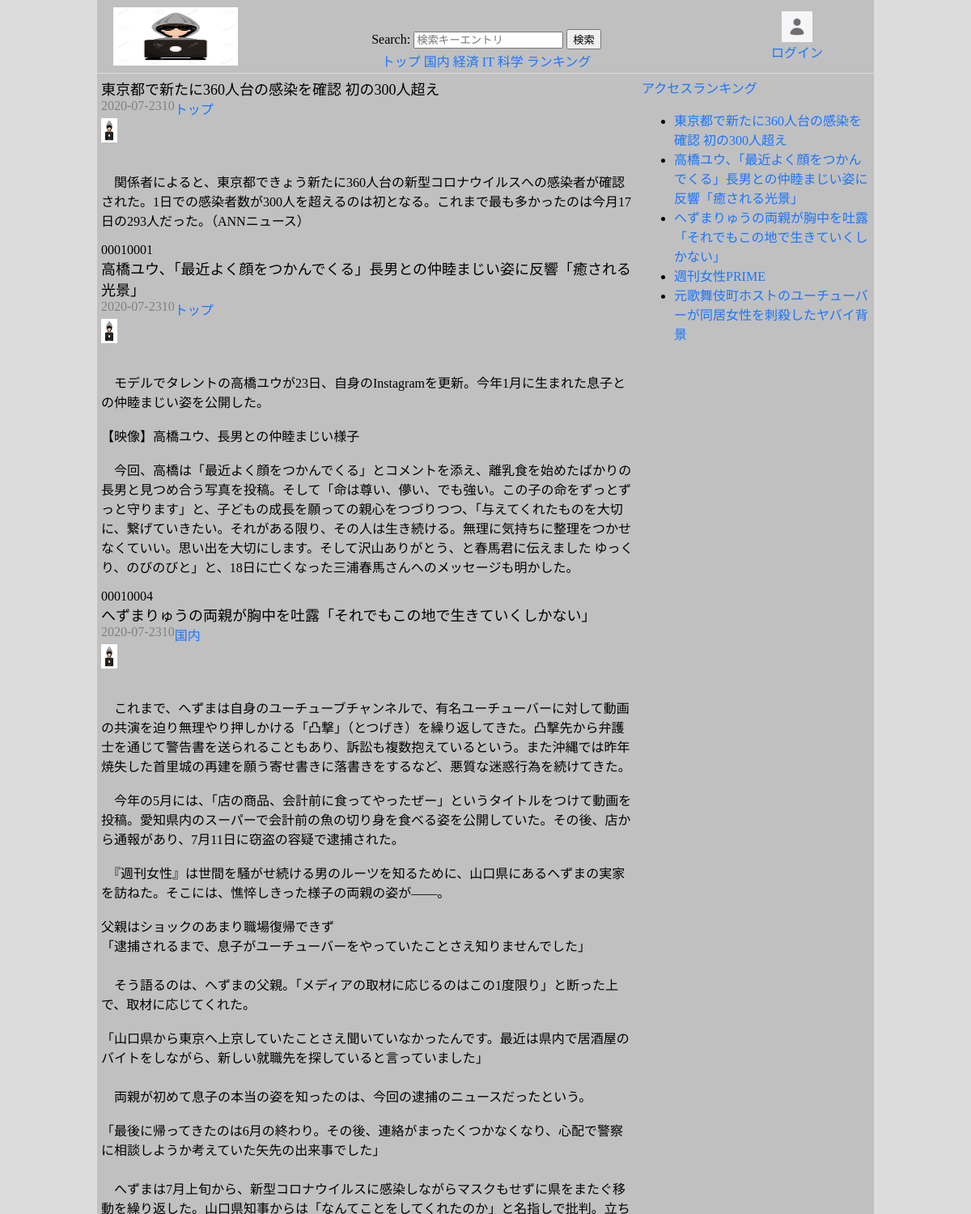
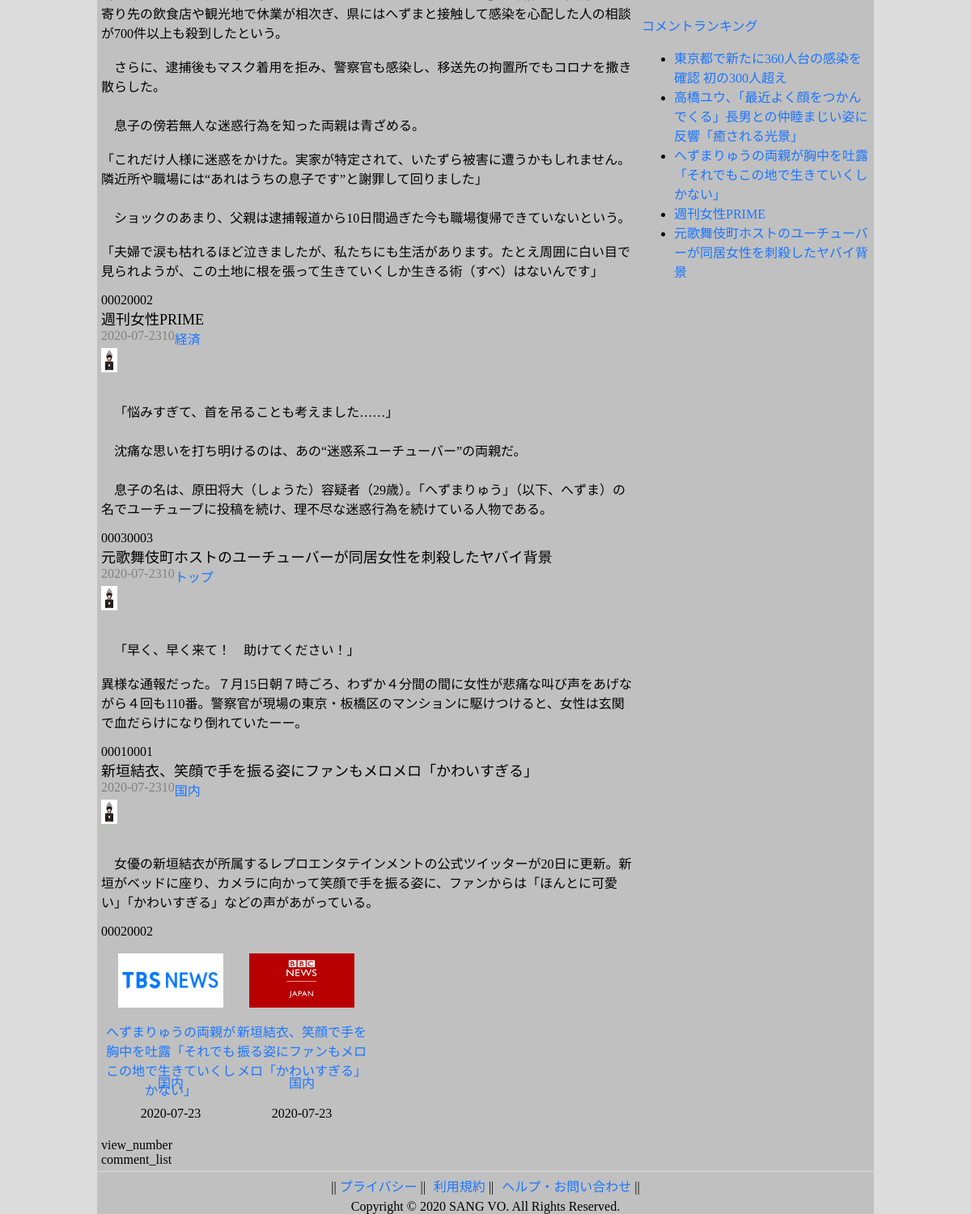
The page /pages/detail.php on the database its author committed (2 pictures, top to bottom).
### tables this page shows
CREATE TABLE `news_type` (
  `type_cd` varchar(5) NOT NULL,
  `type_name` varchar(255) NOT NULL,
  `num_of_news` int(11),
  `create_date` date NOT NULL DEFAULT current_timestamp(),
  `create_id` int(11) DEFAULT NULL,
  `update_date` date DEFAULT NULL,
  `update_id` int(11) DEFAULT NULL,
  `delete_flg` int(11) DEFAULT 0
);

CREATE TABLE `news_infor` (
  `id` int(11) NOT NULL,
  `news_type` varchar(5) NOT NULL,
  `news_source` varchar(5) NOT NULL,
  `title` varchar(255) NOT NULL,
  `cotent` text NOT NULL,
  `image` longtext,
  `view_number` int(11),
  `vote_star` int(11),
  `create_date` date NOT NULL DEFAULT current_timestamp(),
  `create_id` int(11) DEFAULT NULL,
  `update_date` date DEFAULT NULL,
  `update_id` int(11) DEFAULT NULL,
  `delete_flg` int(11) DEFAULT 0
);

CREATE TABLE `news_source` (
  `source_cd` varchar(5) NOT NULL,
  `source_name` varchar(255) NOT NULL,
  `num_of_news` int(11),
  `create_date` date NOT NULL DEFAULT current_timestamp(),
  `create_id` int(11) DEFAULT NULL,
  `update_date` date DEFAULT NULL,
  `update_id` int(11) DEFAULT NULL,
  `delete_flg` int(11) DEFAULT 0
);

### config/DbFunction.php (called while the page is built, shortened)
<?php
class DbFunction{
	function getNewsInfor($news_id, $news_type, $news_source, $search_key){
		$db = Database::getInstance();
		$mysqli = $db->getConnection();
		$query = "SELECT ni.id, nt.type_cd, nt.type_name, ns.source_cd, ns.source_name, ni.title, ni.cotent, ni.image, ni.view_number, ni.vote_star, ni.create_date , ni.update_date
					FROM news_infor ni
					LEFT JOIN news_type nt
					ON (ni.news_type = nt.type_cd)
					LEFT JOIN news_source ns
					ON (ni.news_source = ns.source_cd)
					WHERE ni.delete_flg = 0
					AND nt.delete_flg = 0
					AND ns.delete_flg = 0 ";
		$stmt= $mysqli->query($query);
		return $stmt;
	}
	function getNewsTitle($news_id, $getdata_mode, $num_of_news){
		$db = Database::getInstance();
		$mysqli = $db->getConnection();
		$query = "SELECT ni.id, ns.source_cd, ns.source_name, ni.title, ni.image
					FROM news_infor ni
					LEFT JOIN news_source ns
					ON (ni.news_source = ns.source_cd)
					WHERE ni.delete_flg = 0
					AND ns.delete_flg = 0 ";
		if ($getdata_mode != NULL) {
			if ($getdata_mode === CN_newest_news_code) {
				$query = $query . " ORDER BY ni.create_date DESC ";
			}
			else {
				$query = $query . " ORDER BY ni.view_number DESC ";
			}
			$query = $query . " LIMIT $num_of_news ";
		}
		$stmt= $mysqli->query($query);
		return $stmt;
	}
	function getNewsType($news_type){
		$db = Database::getInstance();
		$mysqli = $db->getConnection();
		$query = "SELECT nt.type_cd, nt.type_name
					FROM  news_type nt
					WHERE nt.delete_flg = 0 ";
		$stmt= $mysqli->query($query);
		return $stmt;
	}
	function getRelatedNews($news_type, $news_source, $num_of_news){
		$db = Database::getInstance();
		$mysqli = $db->getConnection();
		$query = "SELECT ni.id, nt.type_cd, nt.type_name, ns.source_cd, ns.source_name, ni.title, ni.view_number, ni.image, ni.create_date , ni.update_date
					FROM news_infor ni
					LEFT JOIN news_type nt
					ON (ni.news_type = nt.type_cd)
					LEFT JOIN news_source ns
					ON (ni.news_source = ns.source_cd)
					WHERE ni.delete_flg = 0
					AND nt.delete_flg = 0
					AND ns.delete_flg = 0 ";
		if ($news_type != NULL && $news_source != NULL) {
			$query = $query . " AND (ni.news_type = $news_type OR ni.news_source = $news_source ) ";
		}
		if ($num_of_news != NULL) {
			$query = $query . " ORDER BY ni.create_date DESC ";
			$query = $query . " LIMIT $num_of_news ";
		}
		$stmt= $mysqli->query($query);
		return $stmt;
	}
}
?>

### pages/detail.php (the view, shortened to what this page needs)
<?php $title = 'Detail'; include("../template/main.php");?>
<link rel="stylesheet" type="text/css" href="../css/detail.css"/>
<?php include("../template/header.php");?>
  <br>
  <div class="container_content">
    <div class="content_left">
      <div class="left_content">
        <?php while($res=$rsListnews->fetch_object()){?>
        <div class="content_title">
          <?php echo "$res->title"; ?>
        </div>
        <div class="content_infor">
          <div class="infor_date">
            <?php if($res->update_date != NULL) {
              echo "$res->update_date";
            } else {
              echo "$res->create_date";
            } ?>
          </div>
          <div class="infor_viewcomment">
            <?php echo "$res->view_number"; ?></div>
          <div class="infor_source">
          <?php echo "<a href='home.php?news_type=$res->type_cd'>$res->type_name</a>"; ?>
          </div>
        </div>
        <div class="content_main">
          <div class="main_image">
            <img class="avatar" src="../images/avatar_hacker.jpg" alt="hacker face" media="header_icon">
          </div>
          <p class="main_content"><?php echo "    $res->cotent"; ?></p>
        </div>
        <?php
          $type_cd = $res->type_cd;
          $source_cd = $res->source_cd;
          echo "$type_cd";
          echo "$source_cd";
        ?>
        <?php }?>
      </div>
      <br>
      <div class="left_suggest">
        <?php
          $rsListOfRelatedNews = $obj->getRelatedNews($type_cd, $source_cd, CN_related_news_code);
        ?>
        <?php
        while($res=$rsListOfRelatedNews->fetch_object()){?>
        <div class="suggest_block">
          <div class="block_image">
             <?php
             $image_path = CN_IMAGE_PATH.$res->image;
             echo "<img class='news_image' src='$image_path' alt='News_image' media='infor_avatar'>"; ?>
          </div>
          <div class="block_title">
            <?php echo "<a href='detail.php?news_id=$res->id'>$res->title</a>"; ?>
          </div>
          <div class="block_source">
            <?php echo "<a href='home.php?news_type=$res->type_cd'>$res->type_name</a>"; ?>
          </div>
          <div class="block_date">
            <?php if($res->update_date != NULL) {
              echo "$res->update_date";
            } else {
              echo "$res->create_date";
            } ?>
          </div>
        </div>
        <?php }?>
      </div>
      <br>
      <div class="left_coment">
        <div class="comment_count">view_number
        </div>
        <div class="comment_list">comment_list</div>
      </div>
    </div>
    <?php include("../template/right_content.php");?>
  </div>
  <?php include("../template/footer.php");?>

### template/header.php (shortened to what this page needs)
<?php
  $obj=new DbFunction();
  $chk_first_load = 0;
  $chk_login = false;
  if ($chk_first_load == 0) {
    $rsListnews = $obj->getNewsInfor(NULL, NULL, NULL, NULL);
  }
  $rsListOfNewestNews = $obj->getNewsTitle(NULL, CN_newest_news_code, CN_ranking_news_code);
  $rsListOfReadingNews = $obj->getNewsTitle(NULL, CN_comment_news_code,CN_ranking_news_code);
  $rsListNewsType = $obj->getNewsType(NULL);
?>
</head>
<body>
<div class="container">
	<div class="container_header">
		<div class="header_icon">
      <div class="icon_image">
        <a href="home.php"><img class="page_image" src="../images/avatar_hacker.jpg" alt="hacker face" media="header_icon"></a>
      </div>
		</div>
		<div class="header_group">
		  <div class="group_empty">
		  </div>
		  <div class="group_search">
		    <form action="home.php" method="post">
		      <label class="search_label" for="search_input">Search:</label>
		      <input type="text" id="search_key" name="search_key" placeholder="検索キーエントリ">
		      <input type="submit" value="検索" id="search_button">
		    </form>
		  </div>
		  <div class="group_category">
		    <?php while($res=$rsListNewsType->fetch_object()){?>
		      <?php echo "<a href='home.php?news_type=$res->type_cd'>$res->type_name</a>"; ?>
		    <?php }?>
		  </div>
		</div>
		<div class="header_account">
      <?php
        if ($chk_login) {
          echo "<img class='login_avatar' src='../images/logined.png'>
                <a href='account/detail.php' class='login_link'>$display_name</a>";
        } else {
          echo "<img class='login_avatar' src='../images/nologin.jpg'>
            <a href='login.php' class='login_link'>ログイン</a>";
        }
      ?>
		</div>
	</div>

### template/right_content.php
<div class="content_right">
  <div class="right_recent_news">
    <a href="access">アクセスランキング</a>
    <ul>
      <?php while($res=$rsListOfNewestNews->fetch_object()){?>
        <?php echo "<li> <a href='detail.php?news_id=$res->id'>$res->title</a></li>"; ?>
      <?php }?>
    </ul>
  </div>
  <div class="right_ranked_news">
    <a href="comment">コメントランキング</a>
    <ul>
      <?php while($res=$rsListOfReadingNews->fetch_object()){?>
        <?php echo "<li> <a href='detail.php?news_id=$res->id'>$res->title</a></li>"; ?>
      <?php }?>
    </ul>
  </div>
</div>

### common/common.css (style rules this page uses)
body { background-color: #DCDCDC; margin: 0 auto; }
.container { margin: 0 auto; padding: 0; width: 80%; background-color: #C0C0C0; }
.container_content { display: inline-flex; border-bottom: 1px solid #DCDCDC; width: 100%; }
.content_left { height: 20%; width: 70%; padding: 5px; display: inline-grid; }
.content_right { width: 30%; padding: 5px; display: inline-grid; }
img.avatar { width: 40%; height: 60%; }
img.news_image { width: 80%; height: 80%; }
a:link { color: #1a75ff; text-decoration: none; }
div > p { text-align: left; overflow-wrap: break-word; word-break: normal; white-space: pre-wrap; }

### common/header.css (style rules this page uses)
.container_header { height: 20%; display: inline-flex; width: 100%; padding: 0 0 0 1px; border-bottom: 1px solid #DCDCDC; }
.header_icon { width: 20%; height: 90px; display: flex; flex-direction: column; justify-content: center; align-items: center; overflow: hidden }
.icon_image { width: 80%; height: 80%; }
img.page_image { width: 80%; height: 80%; min-width: 100%; min-height: 100%; }
.header_group { width: 60%; text-align: center; }
.group_empty { height: 40%; }
.group_search { height: 30%; display: inline-block; }
.group_category { height: 30%; }
.header_account { width: 20%; display: flex; flex-direction: column; justify-content: center; align-items: center; }
img.login_avatar { width: 20%; width: 20%; }

### common/content_right.css (style rules this page uses)
.right_recent_news { width: 100%; }
.right_ranked_news { width: 100%; }

### css/detail.css (style rules this page uses)
.content_title { font-size: 18px; }
.content_infor { display: inline-flex; flex-wrap: wrap; width: 100%; }
.infor_date { text-align: left; color: gray; }
.infor_viewcomment { text-align: left; color: gray; }
.infor_source { text-align: right; color: gray; }
.content_main { display: inline-flex; flex-wrap: wrap; width: 100%; }
.main_image { display: left; width: 50px; height: 50px; }
.left_suggest { padding: 0px 5px; display: inline-flex; }
.suggest_block { width: 25%; text-align: center; }
.block_image { width: 100%; height: 40%; flex-direction: column; justify-content: center; }
.block_title { width: 100%; height: 30%; }
.block_source { width: 100%; height: 20%; }
.block_date { width: 100%; height: 10%; }

### rows shown on the page
news_type: type_name "トップ"
news_type: type_name "国内"
news_type: type_name "経済"
news_type: type_name "IT"
news_type: type_name "科学"
news_type: type_name "ランキング"
news_infor: title "東京都で新たに360人台の感染を確認 初の300人超え", create_date "2020-07-23", view_number "10", news_type.type_name "トップ", cotent "関係者によると、東京都できょう新たに360人台の新型コロナウイルスへの感染者が確認された。1日での感染者数が300人を超えるのは初となる。これまで最も多かったのは今月17日の293人だった。（ANNニュース）", news_type.type_cd "0001", news_source.source_cd "0001"
news_infor: title "高橋ユウ、「最近よく顔をつかんでくる」長男との仲睦まじい姿に反響「癒される光景」", create_date "2020-07-23", view_number "10", news_type.type_name "トップ", cotent "モデルでタレントの高橋ユウが23日、自身のInstagramを更新。今年1月に生まれた息子との仲睦まじい姿を公開した。 【映像】高橋ユウ、長男との仲睦まじい様子 今回、高橋は「最近よく顔をつかんでくる」とコメントを添え、離乳食を始めたばかりの長男と見つめ合う写真を投稿。そして「命は尊い、儚い、でも強い。この子の命をずっとずっと守ります」と、子どもの成長を願っての親心をつづりつつ、「与えてくれたものを大切に、繋げていきたい。それがある限り、その人は生き続ける。無理に気持ちに整理をつかせなくていい。思い出を大切にします。そして沢山ありがとう、と春馬君に伝えました ゆっくり、のびのびと」と、18日に亡くなった三浦春馬さんへのメッセージも明かした。", news_type.type_cd "0001", news_source.source_cd "0004"
news_infor: title "へずまりゅうの両親が胸中を吐露「それでもこの地で生きていくしかない」", create_date "2020-07-23", view_number "10", news_type.type_name "国内", cotent "これまで、へずまは自身のユーチューブチャンネルで、有名ユーチューバーに対して動画の共演を迫り無理やり押しかける「凸撃」（とつげき）を繰り返してきた。凸撃先から弁護士を通じて警告書を送られることもあり、訴訟も複数抱えているという。また沖縄では昨年焼失した首里城の再建を願う寄せ書きに落書きをするなど、悪質な迷惑行為を続けてきた。 今年の5月には、「店の商品、会計前に食ってやったぜー」というタイトルをつけて動画を投稿。愛知県内のスーパーで会計前の魚の切り身を食べる姿を公開していた。その後、店から通報があり、7月11日に窃盗の容疑で逮捕された。 『週刊女性』は世間を騒がせ続ける男のルーツを知るために、山口県にあるへずまの実家を訪ねた。そこには、憔悴しきった様子の両親の姿が――。 父親はショックのあまり職場復帰できず 「逮捕されるまで、息子がユーチューバーをやっていたことさえ知りませんでした」 そう語るのは、へずまの父親。「メディアの取材に応じるのはこの1度限り」と断った上で、取材に応じてくれた。 「山口県から東京へ上京していたことさえ聞いていなかったんです。最近は県内で居酒屋のバイトをしながら、新しい就職先を探していると言っていました」 両親が初めて息子の本当の姿を知ったのは、今回の逮捕のニュースだったという。 「最後に帰ってきたのは6月の終わり。その後、連絡がまったくつかなくなり、心配で警察に相談しようか考えていた矢先の出来事でした」…", news_type.type_cd "0002", news_source.source_cd "0002", image (placeholder picture)
news_infor: title "週刊女性PRIME", create_date "2020-07-23", view_number "10", news_type.type_name "経済", cotent "「悩みすぎて、首を吊ることも考えました……」 沈痛な思いを打ち明けるのは、あの“迷惑系ユーチューバー”の両親だ。 息子の名は、原田将大（しょうた）容疑者（29歳）。「へずまりゅう」（以下、へずま）の名でユーチューブに投稿を続け、理不尽な迷惑行為を続けている人物である。", news_type.type_cd "0003", news_source.source_cd "0003"
news_infor: title "元歌舞伎町ホストのユーチューバーが同居女性を刺殺したヤバイ背景", create_date "2020-07-23", view_number "10", news_type.type_name "トップ", cotent "「早く、早く来て！ 助けてください！」 異様な通報だった。７月15日朝７時ごろ、わずか４分間の間に女性が悲痛な叫び声をあげながら４回も110番。警察官が現場の東京・板橋区のマンションに駆けつけると、女性は玄関で血だらけになり倒れていたーー。", news_type.type_cd "0001", news_source.source_cd "0001"
news_infor: title "新垣結衣、笑顔で手を振る姿にファンもメロメロ「かわいすぎる」", create_date "2020-07-23", view_number "10", news_type.type_name "国内", cotent "女優の新垣結衣が所属するレプロエンタテインメントの公式ツイッターが20日に更新。新垣がベッドに座り、カメラに向かって笑顔で手を振る姿に、ファンからは「ほんとに可愛い」「かわいすぎる」などの声があがっている。", news_type.type_cd "0002", news_source.source_cd "0002", image (placeholder picture)
